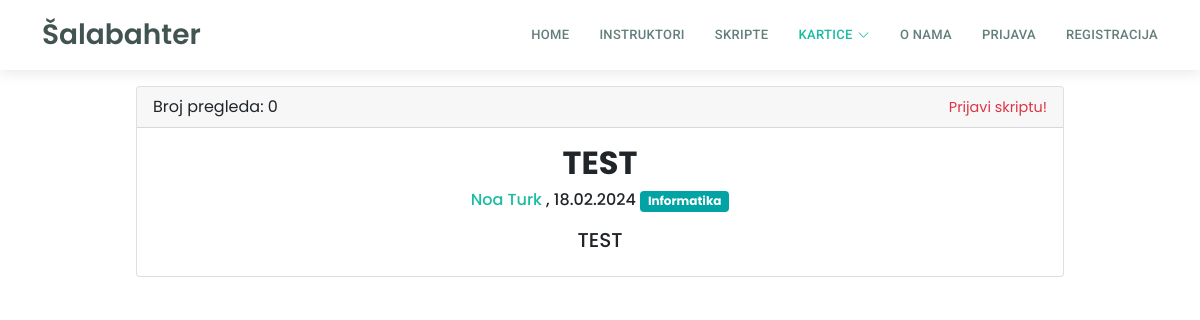
Before: /kartice/grupakartica.php?grupa_id=2 with the older database file.
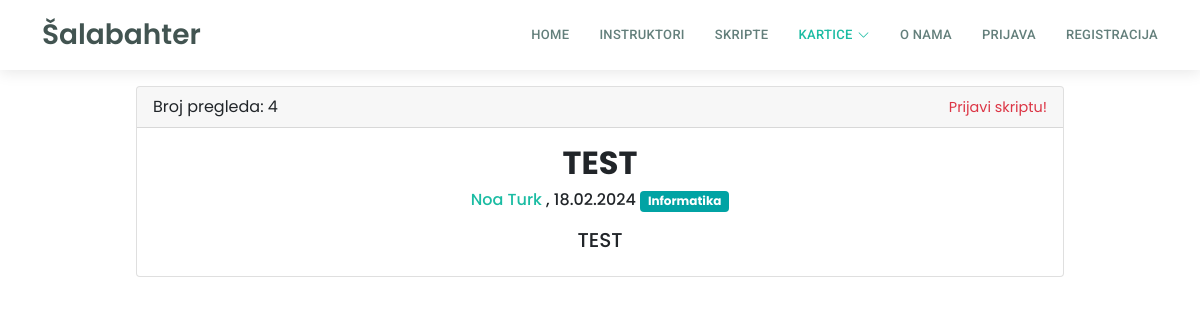
After: the same page with the newer database file.
### tables this page shows
CREATE TABLE `grupekartica` (
  `grupa_id` int(11) NOT NULL,
  `grupa_naziv` varchar(255) DEFAULT NULL,
  `grupa_opis` text DEFAULT NULL,
  `datum_kreiranja` timestamp NOT NULL DEFAULT current_timestamp(),
  `vlasnik_id` int(11) DEFAULT NULL,
  `predmet_id` int(11) DEFAULT NULL,
  `javno` tinyint(1) DEFAULT 0,
  `broj_pregleda` int(11) DEFAULT 0
);

CREATE TABLE `korisnik` (
  `korisnik_id` int(11) NOT NULL,
  `ime` varchar(50) DEFAULT NULL,
  `prezime` varchar(50) DEFAULT NULL,
  `email` varchar(100) DEFAULT NULL,
  `lozinka` varchar(255) DEFAULT NULL,
  `adresa` varchar(255) DEFAULT NULL,
  `prebivaliste` varchar(255) NOT NULL,
  `mjesto` int(5) DEFAULT NULL,
  `slika_korisnika` varchar(255) DEFAULT NULL,
  `status_korisnika` int(20) DEFAULT NULL,
  `isAdmin` tinyint(1) NOT NULL
);

### kartice/grupakartica.php (the view, shortened to what this page needs)
<?php
$con = require "../ukljucivanje/connection/spajanje.php";
$grupa_id = $_GET['grupa_id'];
$sqlGrupa = "SELECT * FROM grupekartica WHERE grupa_id = $grupa_id";
$rezultatSkripta = $con->query($sqlGrupa);
if($redSkripta = $rezultatSkripta->fetch_assoc()){
    $nazivGrupe = $redSkripta['grupa_naziv'];
    $opisGrupe = $redSkripta['grupa_opis'];
    $predmet_id = $redSkripta['predmet_id'];
    $datum = date('d.m.Y', strtotime($redSkripta['datum_kreiranja']));
    $kreator_id = $redSkripta['vlasnik_id'];
    $imePrezimeKorisnika = dohvatipodatkevlasnika($kreator_id);
    $sqlPredmet = "SELECT naziv_predmeta, predmet_boja FROM predmeti WHERE predmet_id = $predmet_id";
    $rezultatPredmet = $con->query($sqlPredmet);
    $redPredmet = $rezultatPredmet->fetch_assoc();
    $predmetNaziv = $redPredmet['naziv_predmeta'];
    $predmetBoja = $redPredmet['predmet_boja'];
}
    $sqlBrojPregleda = "SELECT broj_pregleda FROM grupekartica WHERE grupa_id = $grupa_id";
    $resultBrojPregleda = $con->query($sqlBrojPregleda);
    $rowBrojPregleda = $resultBrojPregleda->fetch_assoc();
    $brojpregleda = $rowBrojPregleda['broj_pregleda'];
function dohvatipodatkevlasnika($vlasnik_id)
{
    $con = require "../ukljucivanje/connection/spajanje.php";
    $sqlKorisnik = "SELECT ime, prezime FROM korisnik WHERE korisnik_id = $vlasnik_id";
    $resultKorisnik = $con->query($sqlKorisnik);
    $rowKorisnik = $resultKorisnik->fetch_assoc();
    $ime = $rowKorisnik['ime'];
    $prezime = $rowKorisnik['prezime'];
    return $ime . " " . $prezime;
}
?>
<!DOCTYPE html>
<html lang="hr">
<head>
    <?php include '../assets/css/stiliranjeSporedno.php'; ?>
</head>
<body>
    <?php include '../ukljucivanje/header.php'; ?>
    <div class="container mt-3">
        <div class="container">
            <div class="card mx-auto mt-3" style="width: 85%;">
                <div class="card-header">
                    <div class="row">
                        <div class="col">
                            <p class="card-text">Broj pregleda:
                                <?php echo " $brojpregleda ";?>
                            </p>
                        </div>
                        <div class="col text-right">
                            <a href="../dashboard/report.php?grupa_id=<?php echo $grupa_id; ?>"
                            class="text text-danger" style="font-size: 0.9rem;" aria-readonly="true">Prijavi skriptu!</a>
                        </div>
                    </div>
                </div>
                <div class="card-body">
                    <h2 class="card-title" style="font-family: Poppins; text-align: center;"><b>
                            <?php echo "$nazivGrupe"; ?>
                        </b></h2>
                    <h6 class="card-info" style="font-family: Poppins; text-align: center;"> <a class="link"
                            href="../profil?korisnik=<?php echo $kreator_id ?>">
                            <?php echo $imePrezimeKorisnika ?>
                        </a>,
                        <?php echo "$datum   ";  echo '<span class="badge" style="background-color: ' . $predmetBoja . ';">' . $predmetNaziv . '</span> '; ?>
                    </h6>
                    <h5 class="card-text mt-3" style="font-family: Poppins; text-align: center;">
                        <?php echo "$opisGrupe"; ?>
                    </h5>
            </div>
        </div>
    </div>
</body>
</html>

Changed rows visible on the page:
changed grupekartica "TEST": broj_pregleda "0" → "4"
